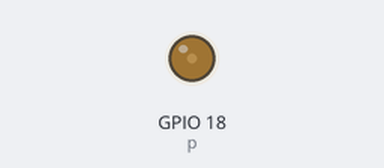
A program run on a simulated Raspberry Pi (BCM pin numbers). Shown: output pins drawn as LEDs (lit = HIGH).

Above: at 0.05 s.
At 0.75 s:
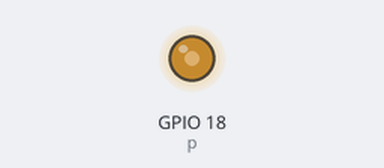
At 1.5 s:
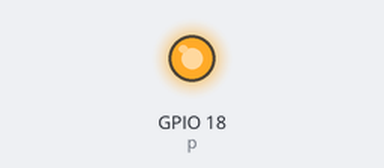
Timing chart, 0 to 3.5 s (numbered marks = the images above):
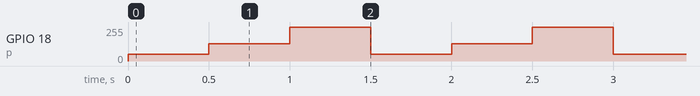

Measured:
- by itself, GPIO 18 (p): repeats every 1.5 s: 128/255 0.50 s, 255/255 0.50 s, 51/255 0.50 s

The program:

ex05_pwm.py
```python
import RPi.GPIO as gp
import time

gp.setmode(gp.BCM)
gp.setup(18, gp.OUT)

p = gp.PWM(18, 500)
p.start(0)

try:
    while True:
        p.ChangeDutyCycle(20)
        time.sleep(0.5)
        p.ChangeDutyCycle(50)
        time.sleep(0.5)
        p.ChangeDutyCycle(100)
        time.sleep(0.5)

except KeyboardInterrupt:
    gp.cleanup()
```
